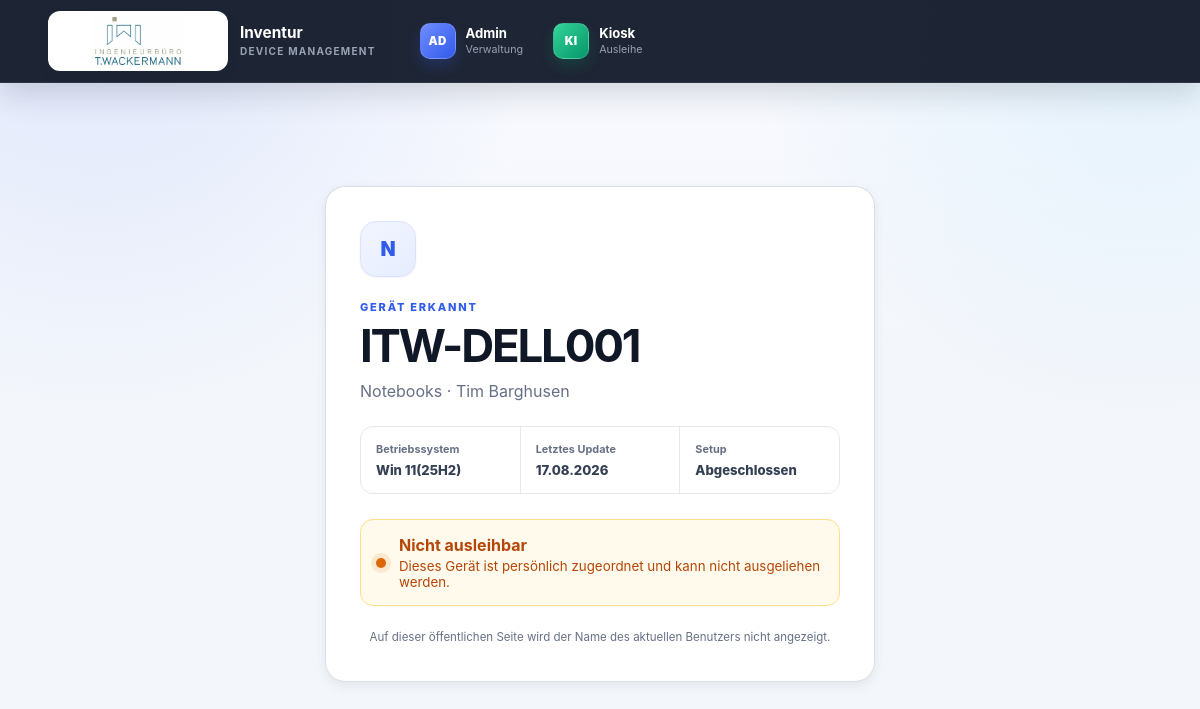
Screenshot of /device/ec3694e5-18f8-4fad-af07-ee2f4c55e21f with the database file from the repository.
### tables this page shows
CREATE TABLE devices (
                id INTEGER PRIMARY KEY AUTOINCREMENT,
                public_id TEXT NOT NULL UNIQUE,
                name TEXT NOT NULL UNIQUE,
                device_type TEXT NOT NULL,
                operating_system TEXT,
                latest_update_date TEXT,
                setup_complete INTEGER NOT NULL DEFAULT 0
                    CHECK (setup_complete IN (0, 1)),
                location TEXT NOT NULL DEFAULT 'Büro',
                condition TEXT NOT NULL DEFAULT 'ready'
                    CHECK (condition IN ('ready', 'service', 'defective')),
                created_at TEXT NOT NULL DEFAULT CURRENT_TIMESTAMP
            , is_active INTEGER NOT NULL DEFAULT 1
                    CHECK (is_active IN (0, 1)), deleted_at TEXT, deletion_reason TEXT, is_personal_device
                    INTEGER NOT NULL DEFAULT 0
                    CHECK (
                        is_personal_device IN (0, 1)
                    ));

### app/routes/devices.py (the view)
@router.get("/{public_id}")
def device_page(
    public_id: str,
    request: Request,
    message: str | None = None,
    error: str | None = None,
):
    device = get_public_device(
        public_id
    )
    if not device:
        return templates.TemplateResponse(
            request,
            "not_found.html",
            status_code=404,
        )
    return templates.TemplateResponse(
        request,
        "device.html",
        {
            "device": device,
            "block_reason": block_reason(device),
            "can_return": can_return_device(request),
            "csrf_token": csrf_token(request),
            "message": message,
            "error": error,
        },
    )

### app/templates/device.html (shortened to what this page needs)
{% extends "base.html" %}
{% block content %}
<section class="scan-shell">
    <article class="card scan-card">
        <div class="device-icon">
            {{ device.device_type[:1] | upper }}
        </div>
        <p class="eyebrow">
            Gerät erkannt
        </p>
        <h1>
            {{ device.name }}
        </h1>
        <p class="muted">
            {{ device.device_type }} · {{ device.location }}
        </p>
        <dl class="device-details">
            <div>
                <dt>
                    Betriebssystem
                </dt>
                <dd>
                    {{
                        device.operating_system
                        or "Nicht angegeben"
                    }}
                </dd>
            </div>
            <div>
                <dt>
                    Letztes Update
                </dt>
                <dd>
                    {{
                        device.latest_update_date
                        | date_de
                    }}
                </dd>
            </div>
            <div>
                <dt>
                    Setup
                </dt>
                <dd>
                    {{
                        "Abgeschlossen"
                        if device.setup_complete
                        else "Noch offen"
                    }}
                </dd>
            </div>
        </dl>
        {% if device.active_loan_id %}
            <div class="availability unavailable">
                <span></span>
                <div>
                    <strong>
                        Aktuell ausgeliehen
                    </strong>
                    {% if device.active_is_permanent %}
                        <small>
                            Dauerhafte Ausleihe –
                            kein Rückgabedatum festgelegt.
                        </small>
                    {% elif device.active_expected_return_at %}
                        <small>
                            Voraussichtliche Rückgabe:
                            {{
                                device.active_expected_return_at
                                | date_de
                            }}
                        </small>
                    {% else %}
                        <small>
                            Es wurde kein Rückgabedatum gespeichert.
                        </small>
                    {% endif %}
                </div>
            </div>
            {% if can_return %}
                <form
                    method="post"
                    action="/device/{{ device.public_id }}/return"
                >
                    <input
                        type="hidden"
                        name="csrf_token"
                        value="{{ csrf_token }}"
                    >
                    <button
                        class="button button-primary button-full"
                        type="submit"
                    >
                        Gerät zurückgeben
                    </button>
                </form>
            {% else %}
                <div class="availability unavailable">
                    <span></span>
                    <div>
                        <strong>
                            Rückgabe nicht möglich
                        </strong>
                        <small>
                            Die Rückgabe ist nur am
                            Ausleihterminal möglich.
                        </small>
                    </div>
                </div>
            {% endif %}
        {% elif block_reason %}
            <div class="availability unavailable">
                <span></span>
                <div>
                    <strong>
                        Nicht ausleihbar
                    </strong>
                    <small>
                        {{ block_reason }}
                    </small>
                </div>
            </div>
        {% endif %}
        <p class="privacy-note">
            Auf dieser öffentlichen Seite wird der Name
            des aktuellen Benutzers nicht angezeigt.
        </p>
    </article>
</section>
{% endblock %}

### app/static/styles.css (style rules this page uses)
:root { --page: #f3f6fb; --page-deep: #e9eef7; --surface: #ffffff; --surface-soft: #f8fafc; --surface-muted: #f1f5f9; --ink: #101828; --ink-soft: #344054; --muted: #667085; --muted-light: #98a2b3; --line: #e4e7ec; --line-strong: #d0d5dd; --navy: #101828; --navy-soft: #1d2939; --blue: #315bea; --blue-dark: #2547bd; --blue-soft: #eef2ff; --cyan: #0ea5e9; --green: #079455; --green-soft: #ecfdf3; --amber: #dc6803; --amber-soft: #fffaeb; --red: #d92d20; --red-soft: #fef3f2; --shadow-xs: 0 1px 2px rgba(16, 24, 40, 0.05); --shadow-sm: 0 4px 12px rgba(16, 24, 40, 0.07); --shadow-md: 0 14px 34px rgba(16, 24, 40, 0.09); --shadow-blue: 0 10px 22px rgba(49, 91, 234, 0.24); --radius-sm: 10px; --radius-md: 14px; --radius-lg: 20px; --radius-xl: 26px; --content-width: 1480px; color: var(--ink); background: var(--page); font-family: Inter, ui-sans-serif, system-ui, -apple-system, BlinkMacSystemFont, "Segoe UI", sans-serif; font-synthesis: none; }
* { box-sizing: border-box; }
html { min-width: 320px; scroll-behavior: smooth; }
body { min-height: 100vh; margin: 0; color: var(--ink); background: radial-gradient(circle at 8% -5%, rgba(49, 91, 234, 0.13), transparent 28rem), radial-gradient(circle at 95% 4%, rgba(14, 165, 233, 0.08), transparent 24rem), linear-gradient(180deg, #f8faff 0, var(--page) 24rem); }
h1, h2, h3, p { margin-top: 0; }
h1 { margin-bottom: 11px; color: var(--ink); font-size: clamp(2.05rem, 3.8vw, 3.35rem); line-height: 1.03; letter-spacing: -0.048em; }
.eyebrow { margin-bottom: 9px; color: var(--blue); font-size: 0.69rem; font-weight: 850; letter-spacing: 0.16em; text-transform: uppercase; }
.muted { color: var(--muted); }
.card { background: rgba(255, 255, 255, 0.94); border: 1px solid rgba(208, 213, 221, 0.78); border-radius: var(--radius-lg); box-shadow: var(--shadow-sm); backdrop-filter: blur(8px); }
.scan-shell { min-height: calc(100vh - 190px); display: grid; place-items: center; }
.scan-card { width: min(550px, 100%); padding: 34px; }
.device-icon { width: 56px; height: 56px; margin-bottom: 23px; display: grid; place-items: center; color: var(--blue); background: linear-gradient(145deg, #f2f5ff, #e7edff); border: 1px solid #d9e2ff; border-radius: 16px; box-shadow: var(--shadow-xs); font-size: 1.23rem; font-weight: 900; }
.device-details { margin: 25px 0; display: grid; grid-template-columns: repeat(3, 1fr); gap: 1px; overflow: hidden; background: var(--line); border: 1px solid var(--line); border-radius: 13px; }
.device-details div { padding: 15px; background: #ffffff; }
.device-details dt { color: var(--muted); font-size: 0.68rem; font-weight: 700; }
.device-details dd { margin: 6px 0 0; color: var(--ink-soft); font-size: 0.82rem; font-weight: 760; }
.availability { margin: 21px 0; padding: 15px; display: flex; align-items: center; gap: 13px; border: 1px solid transparent; border-radius: 13px; }
.availability > span { width: 10px; height: 10px; flex: 0 0 10px; border-radius: 50%; }
.availability strong, .availability small { display: block; }
.availability small { margin-top: 3px; }
.unavailable { color: #b54708; background: var(--amber-soft); border-color: #fedf89; }
.unavailable > span { background: var(--amber); box-shadow: 0 0 0 5px rgba(220, 104, 3, 0.12); }
.privacy-note { margin: 23px 0 0; color: var(--muted); font-size: 0.72rem; line-height: 1.5; text-align: center; }

### rows the page displays
devices: device_type "N", name "ITW-DELL001", device_type "Notebooks", location "Tim Barghusen", operating_system "Win 11(25H2)", latest_update_date "17.08.2026", setup_complete "Abgeschlossen"

### other values shown
{{ block_reason }} "Dieses Gerät ist persönlich zugeordnet und kann nicht ausgeliehen werden."
